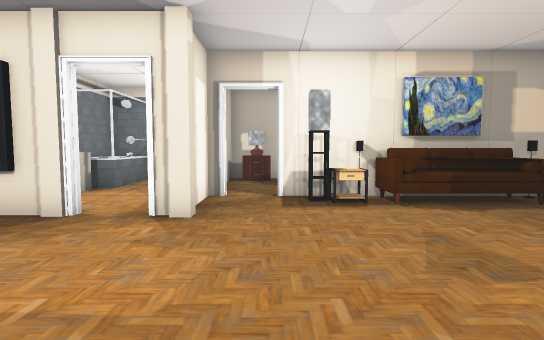
view 1 (above)

21 first-person views from a walk through a scene from a Unity 3-D project. The camera is 1.3 m above the floor, tilts 4° down and sees 80° across. The floor is counted in squares, 1 m on a side. Each view is taken from the middle of a square. On the plan, view 1 faces up. The plan holds only what a view shows up to about 14 squares ahead; the rest is blank. The place goes on beyond the plan. The player character is not drawn. Some animated figures are not drawn. Door leaves are left out, so doorways stand open. Some surface patterns are stand-ins.

view 2
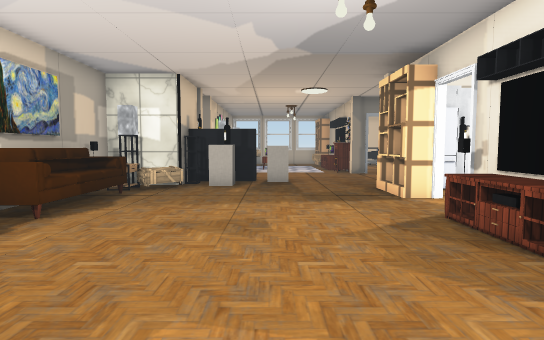

view 3
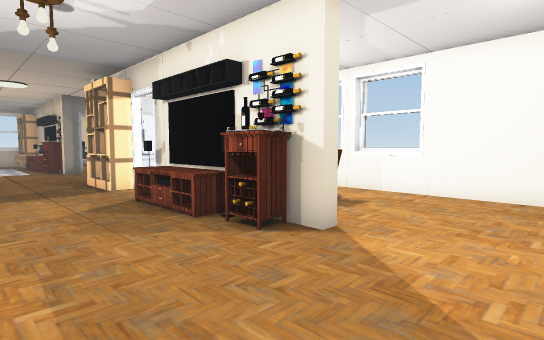

view 4
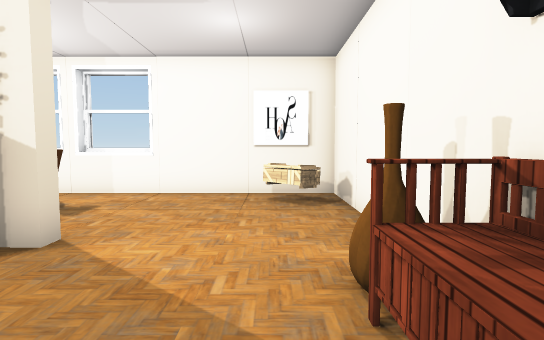

view 5
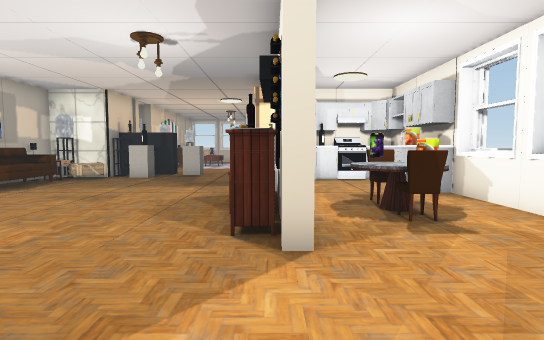

view 6
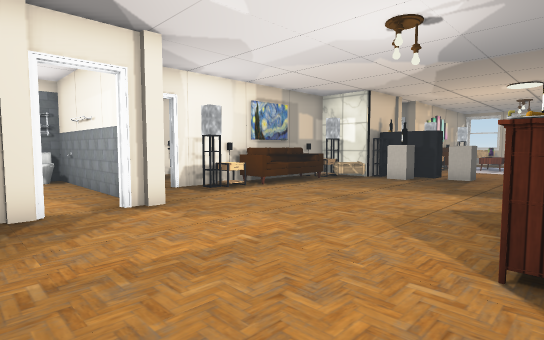

view 7
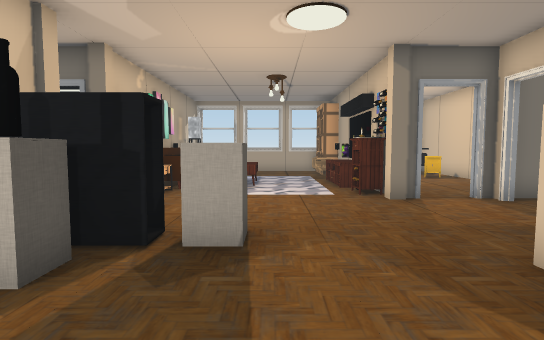

view 8
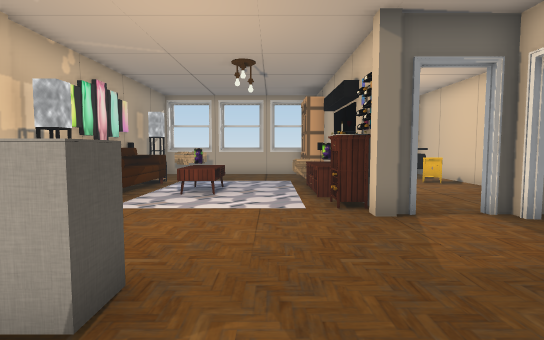

view 9
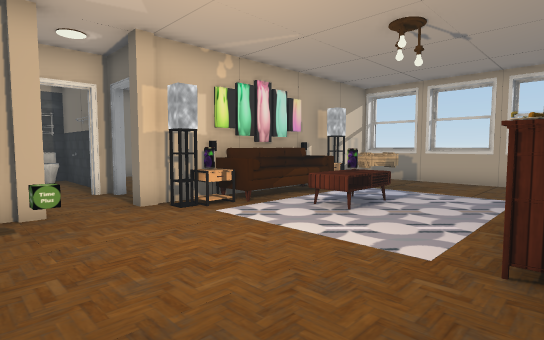

view 10
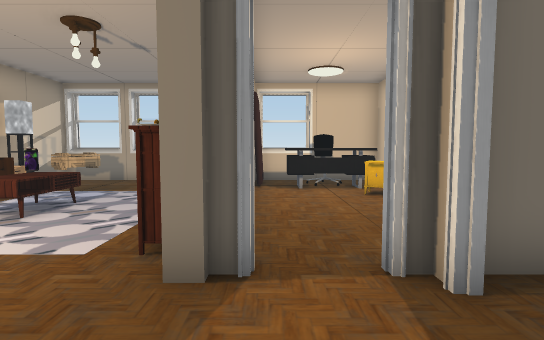

view 11
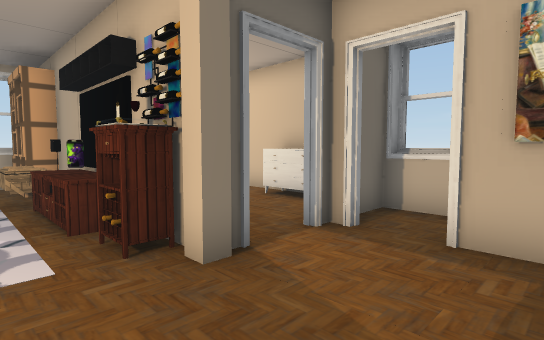

view 12
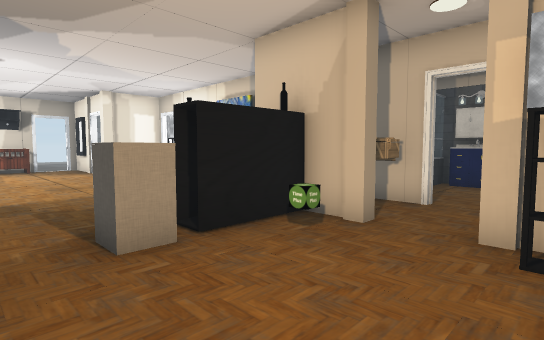

view 13
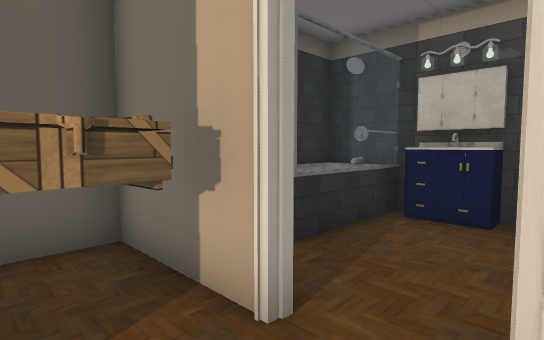

view 14
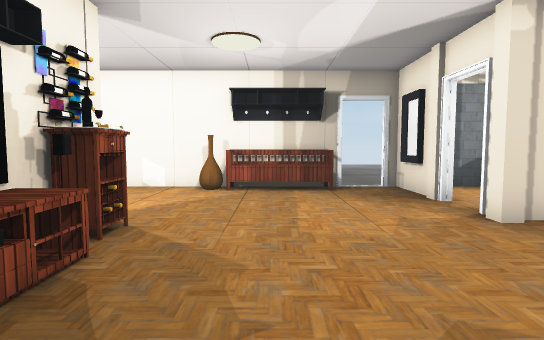

view 15
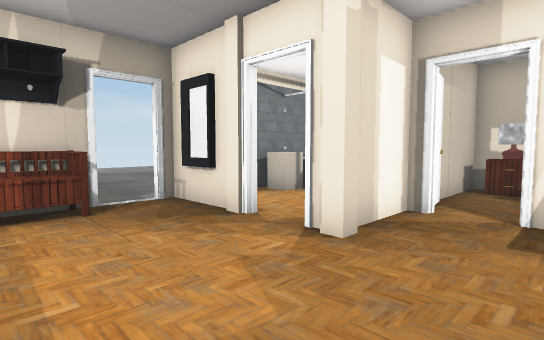

view 16
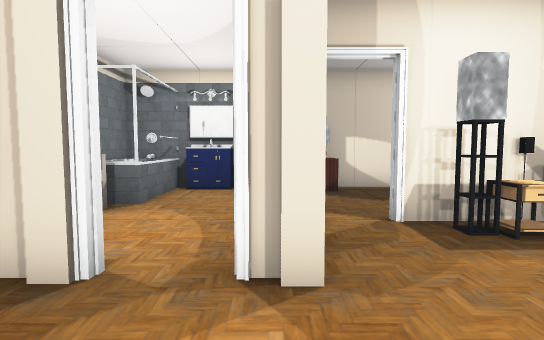

view 17
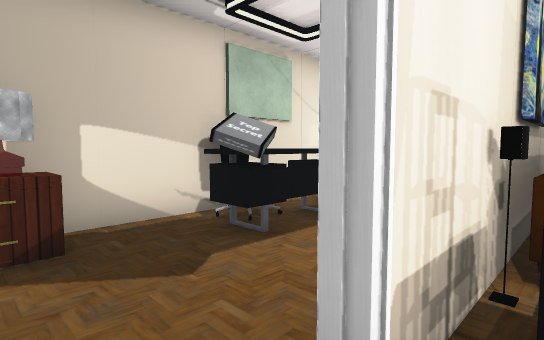

view 18
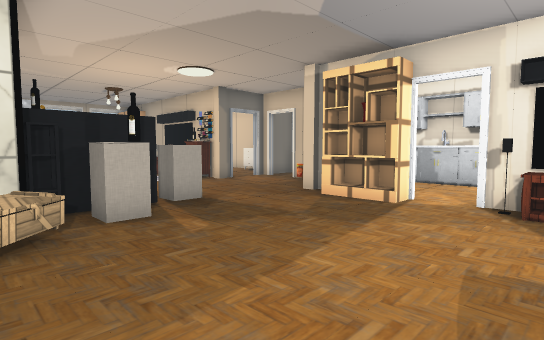

view 19
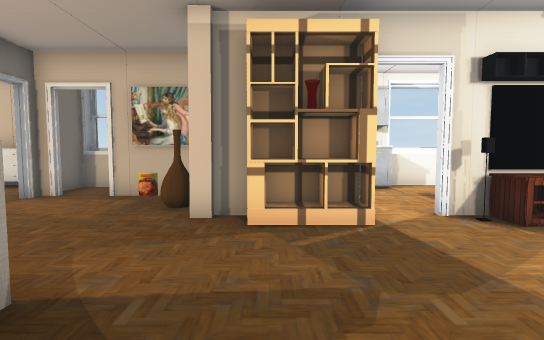

view 20
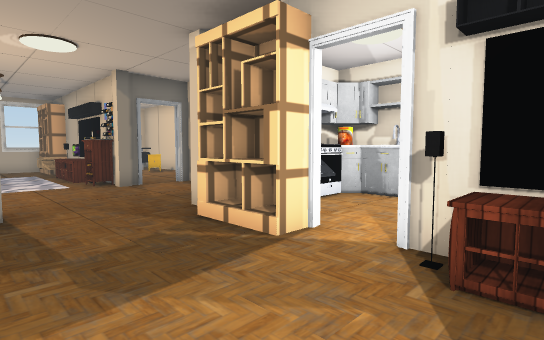

view 21
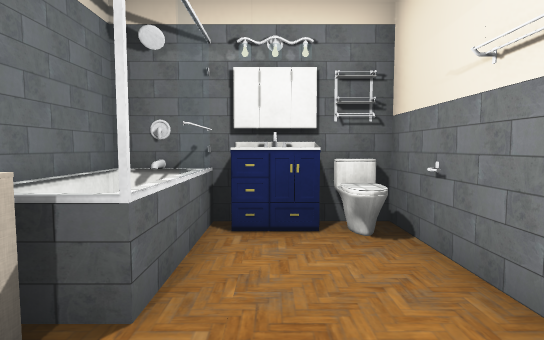

### Floor plan
Points are (right, up) in squares from view 1. A wall is a line through its corners. A room is listed if a view was taken in it or the views show most of it. See-through windows are left out.
Room 1 (views 1, 2, 3, 4, 5, 6, 7, 8, 9, 10, 11, 12, 13, 14, 15, 16, 17, 18, 19, 20)
walls: (2.4, -1.2) (3.9, -1.2); (8.2, 6.4) (8.2, 8.6) (0.2, 8.6); (8, 7.5) (7.5, 7.5) (7.5, 8); (10.6, 6.1) (9.8, 6.1); (-0.4, -0.3) (-0.4, -1.2) (0.4, -1.2); (-0.5, -1) (-0.5, -0.4); (10.4, -3.7) (11.4, -3.7); (1.4, 7.7) (0.9, 7.7) (0.9, 8.2); (3.1, -5.2) (6.5, -5.2); (13.2, -1.9) (13.2, -1.4); (4.9, -6.2) (8.2, -6.2) (8.2, -5.3); (11.5, 8.6) (8.4, 8.6) (8.4, 7.2); (14.4, -1.2) (15.4, -1.2); (12.8, -4) (12.8, -3.7); (13.2, -3.7) (13.2, -3.1); (13.2, 8.1) (13.2, 8.6) (12.8, 8.6); (11.9, -5.6) (13.2, -5.6) (13.2, -4.1); (-1.1, 8.6) (-1.7, 8.6) (-1.7, 6.5); (1.1, -6.5) (3.2, -6.5); (12, -5.9) (13.1, -5.9); (15.5, 6.1) (13.4, 6.1); (-4.4, 6.1) (-6.8, 6.1) (-6.8, 5.6); (-1.5, -6.5) (0.5, -6.5); (17.4, -1.2) (20.5, -1.2); (-6.8, 4.4) (-6.8, -6.2) (4.1, -6.2); (22.8, -0.5) (22.8, 6.1) (17.4, 6.1); (23.1, 1.5) (23.1, 3.5); (23.1, 4.1) (23.1, 6)
ways out: opening at (-3, 7) to room 2; open door at (-4, 7) to room 2; opening at (-7, 5); open door at (-7.5, 6); open door at (12, 9); gap at (0, 9); gap at (4, -1); gap at (13, -3)
objects: other object (-6, -5) to (-5, -4); other object (-6, 0); bench (-6, 1) to (-6, 4); mirror (-6, 6); pillar (-4, 6); pillar (-2, -1); pillar (-2, 6); other object (-1, -1); chair (0, -4) to (0, -3); table (1, -4) to (1, -3); other object (1, -1); table (1, 0) to (3, 0); chair (2, -4) to (2, -3); other object (2, -1); table (2, 8); other object (3, 7) to (6, 8); painting (4, 8) to (5, 8); shelf (5, -1) to (7, -1); other object (7, -5); other object (7, -4); other object (7, -3); other object (7, -2) to (8, -2); other object (7, 6) to (8, 6); table (7, 7) to (7, 8); other object (8, -3); pillar (8, -1); other object (8, 4); other object (8, 5); other object (9, -2); other object (9, 3) to (10, 3); mirror (9, 4) to (10, 6); painting (10, -4); other object (10, -3); other object (10, 7) to (11, 8); other object (11, 5); pillar (11, 6); pillar (13, -1); pillar (13, 6); other object (14, -1); table (14, 5) to (15, 5); table (16, -1) to (17, 0); table (16, 3) to (18, 3); other object (16, 5) to (18, 6); other object (17, -1); painting (17, 6); other object (18, 0) to (20, 0); other object (19, 5); other object (20, 4) to (21, 5); shelf (21, -1) to (22, -1)
Room 2 (view 21)
walls: (-5, 11.6) (-5, 10.3) (-6.7, 10.3); (-1.9, 7.6) (-1.9, 11.6); (-5.1, 13.6) (-6.8, 13.6) (-6.8, 8)
ways out: opening at (-3, 7) to room 1; open door at (-4, 7) to room 1; opening at (-3.5, 10.5) to room 3
objects: other object (-6, 9); other object (-6, 10) to (-6, 11)
Room 3 (no view inside)
walls: (-5, 13.8) (-5, 11.6); (-1.9, 12.6) (-1.9, 13.6) (-5.1, 13.6)
ways out: opening at (-3.5, 10.5) to room 2
objects: other object (-4, 13); other object (-3, 13)

Where each view was taken, in squares from view 1:
view 1: 0 up, 0 right, facing up
view 2: 3 up, 3 left, facing right
view 3: 3 up, 5 left, facing down-right
view 4: 3 up, 5 left, facing down
view 5: 1 down, 6 left, facing right
view 6: 1 down, 5 left, facing up-right
view 7: 2 up, 5 right, facing right
view 8: 1 up, 7 right, facing right
view 9: 1 down, 10 right, facing up-right
view 10: 2 down, 10 right, facing right
view 11: 1 up, 10 right, facing down-right
view 12: 1 up, 14 right, facing up-left
view 13: 7 up, 13 right, facing up-left
view 14: 2 up, 4 right, facing left
view 15: 2 up, 1 right, facing up-left
view 16: 3 up, 2 left, facing up
view 17: 8 up, 1 left, facing up-right
view 18: 7 up, 2 right, facing down-right
view 19: 5 up, 7 right, facing down
view 20: 3 up, 2 right, facing down-right
view 21: 8 up, 4 left, facing up
